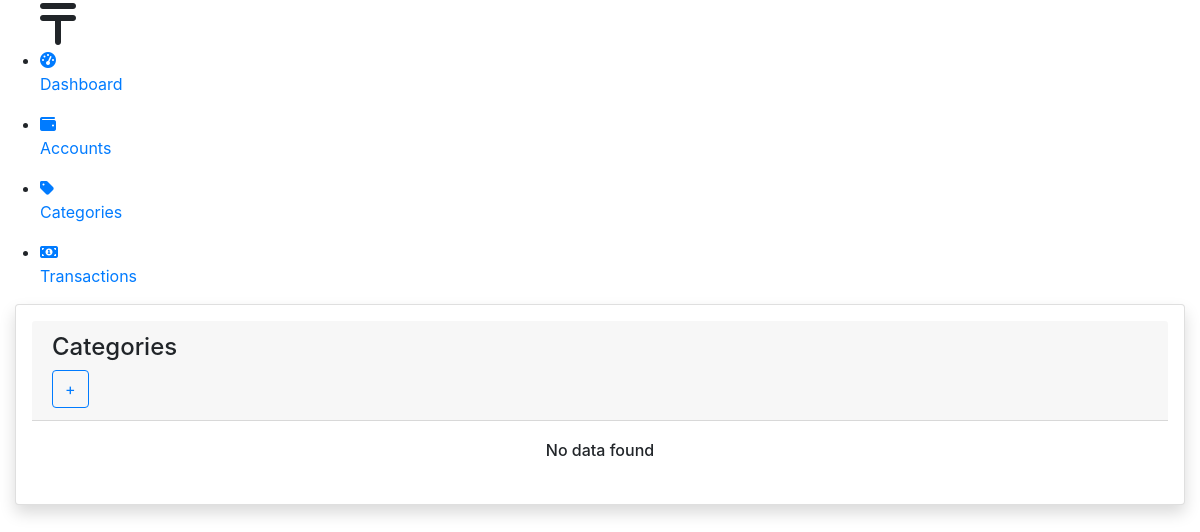
/categories/, run on an earlier commit of the app's database.
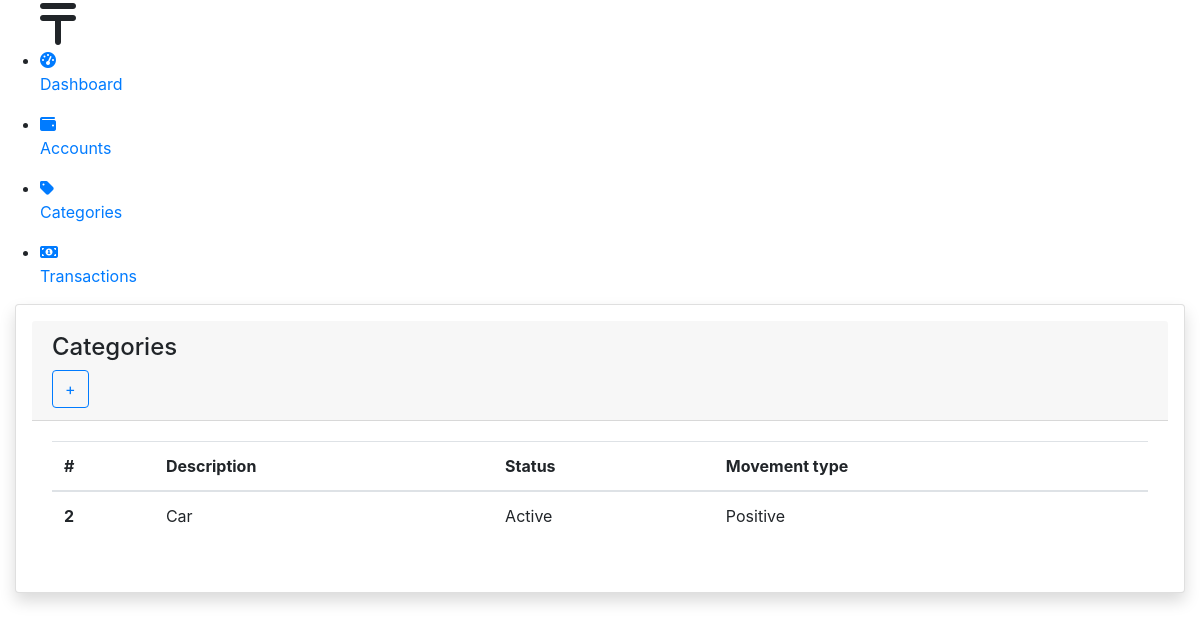
And on a later commit of the database.
### core/models.py (models this page shows, shortened)
class Category(BaseModel):
    description = models.CharField(max_length=25)
    status = models.IntegerField(
        choices=StatusTypes.choices(), default=StatusTypes.ACTIVE)
    movement_type = models.IntegerField(
        choices=MovementTypes.choices(), default=MovementTypes.POSITIVE)
    def get_status_label(self):
        return StatusTypes(self.status).description
    def get_movement_type_label(self):
        return MovementTypes(self.movement_type).description

### core/views.py (the view)
# urls.py: path('categories/', views.category_list, name='category_list'),
def category_list(request):
    categories = Category.objects.all()
    return render(request, 'category/category_list.html', {'categories': categories})

### core/templates/category/category_list.html
{% extends 'base.html' %}
{% load static %}
{% block main %}
<div class="row">
  <div class="col-md-12">
    <div class="card shadow p-3 mb-5 bg-white rounded">
      <div class="card-header">
        <h4>Categories</h4>
        <a class="btn btn-outline-primary" href="{% url 'category_new' %}">+</a>
      </div>
      <div class="card-body">
        {% if categories %}
        <table class="table">
          <thead>
            <tr>
              <th scope="col">#</th>
              <th scope="col">Description</th>
              <th scope="col">Status</th>
              <th scope="col">Movement type</th>
            </tr>
          </thead>
          <tbody>
            {% for category in categories %}
            <tr class="table-item-link" data-href="{% url 'category_form' category.id %}">
              <th scope="row">{{ category.id }}</th>
              <td>{{ category.description }}</td>
              <td>{{ category.get_status_label }}</td>
              <td>{{ category.get_movement_type_label }}</td>
            </tr>
            {% endfor  %}
          </tbody>
        </table>
        {% else %}
        <div style="display: flex; justify-content: center;">
          <h6>No data found</h6>
        </div>
        {% endif %}
      </div>
    </div>
  </div>
</div>
{% endblock main %}

What changed in the data, as far as the page shows it:
added Category: id "2", description "Car", get_status_label "Active", get_movement_type_label "Positive"
Also different on the page:
text no longer shown: "No data found"
text now shown: "# Description Status Movement type"
